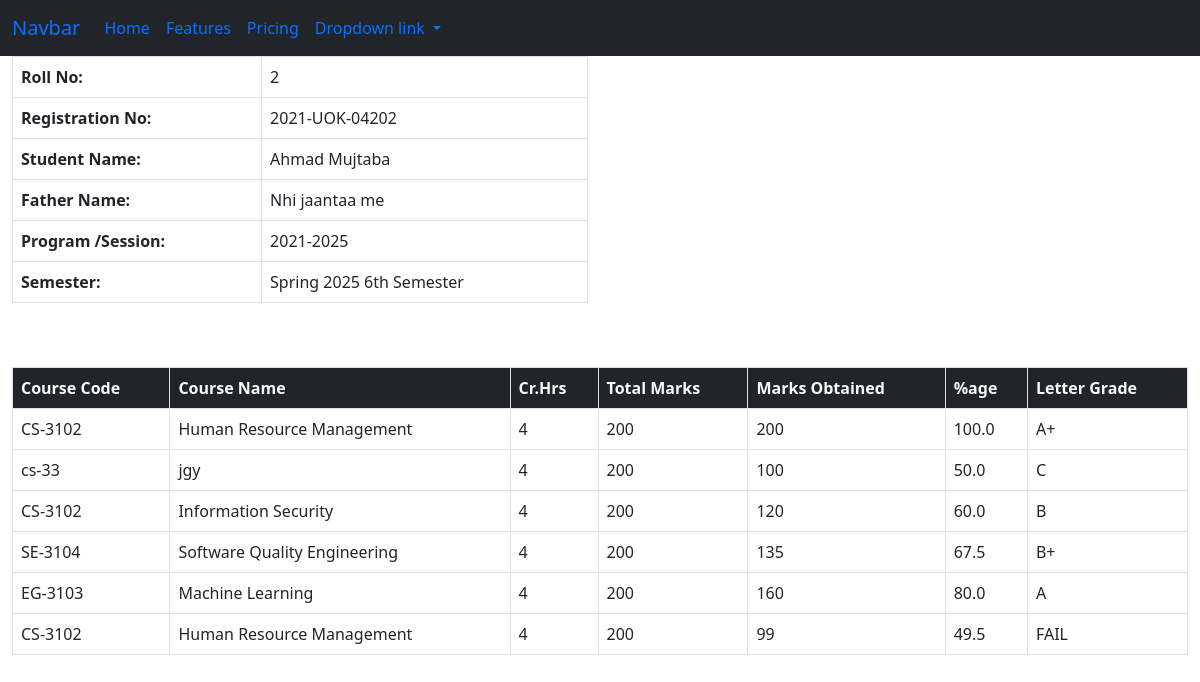
The page /school/viewresult/2 on the database its author committed.
### school/models.py (models this page shows, shortened)
class bookresult(models.Model):
    rollno = models.IntegerField(primary_key=True, default=0)
    regno = models.CharField(max_length=23, default='2021-UOK-04201')
    sname = models.CharField(max_length=39, default='')
    fname = models.CharField(max_length=50, default='')
    session = models.CharField(max_length=50, default='BS Software Engineering Fall (2021-2025)')
    semester = models.CharField(max_length=49, default='Spring 2023 4th Semester')
    courdecode = models.CharField(max_length=34, default='SE-3101')
    crhours = models.IntegerField(default=4)
    lettergrage = models.CharField(max_length=34, default='A')
    bname = models.CharField(max_length=199, default='Web Engineering')
    tmark = models.IntegerField(default=200)
    omark = models.IntegerField(default=145)
    percentage = models.FloatField(default=50.0)
    courdecode1 = models.CharField(max_length=34, default='SE-3106')
    crhours1 = models.IntegerField(default=4)
    lettergrage1 = models.CharField(max_length=34, default='A')
    bname1 = models.CharField(max_length=199, default='Professional Practices')
    tmark1 = models.IntegerField(default=200)
    omark1 = models.IntegerField(default=145)
    percentage1 = models.FloatField(default=50.0)
    courdecode2 = models.CharField(max_length=34, default='CS-3102')
    crhours2 = models.IntegerField(default=4)
    lettergrage2 = models.CharField(max_length=34, default='A')
    bname2 = models.CharField(max_length=199, default='Information Security')
    tmark2 = models.IntegerField(default=200)
    omark2 = models.IntegerField(default=145)
    percentage2 = models.FloatField(default=50.0)
    courdecode3 = models.CharField(max_length=34, default='SE-3104')
    crhours3 = models.IntegerField(default=4)
    lettergrage3 = models.CharField(max_length=34, default='A')
    bname3 = models.CharField(max_length=199, default='Software Quality Engineering')
    tmark3 = models.IntegerField(default=200)
    omark3 = models.IntegerField(default=145)
    percentage3 = models.FloatField(default=50.0)
    courdecode4 = models.CharField(max_length=34, default='EG-3103')
    crhours4 = models.IntegerField(default=4)
    lettergrage4 = models.CharField(max_length=34, default='A')
    bname4 = models.CharField(max_length=199, default='Machine Learning')
    tmark4 = models.IntegerField(default=200)
    omark4 = models.IntegerField(default=145)
    percentage4 = models.FloatField(default=50.0)
    courdecode5 = models.CharField(max_length=34, default='CS-3102')
    crhours5 = models.IntegerField(default=4)
    lettergrage5 = models.CharField(max_length=34, default='A')
    bname5 = models.CharField(max_length=199, default='Human Resource Management')
    tmark5 = models.IntegerField(default=200)
    omark5 = models.IntegerField(default=145)
    percentage5 = models.FloatField(default=50.0)
    gpa = models.FloatField(default=3.00)
    remarks = models.CharField(max_length=34, default='Promoted')

### school/views.py (the view)
# urls.py: path('viewresult/<int:rollno>', views.viewresult, name='changeresult'),
def viewresult(request, rollno):
    produ = bookresult.objects.filter(rollno=rollno)
    sdata = {'bookresult':produ[0]}
    return render(request, 'viewresult.html', sdata)

### school/templates/viewresult.html (shortened to what this page needs)
{%extends 'teacherportal.html' %}
{% block body %}
  <div class='container-fluid'>
  <div class='row'>
  <div class='col-6'>
    <table class="table table-bordered table-responsive">
          <tbody>
            <th>Roll No:</th>
            <td>{{bookresult.rollno}}</td>
          </tbody>
          <tbody>
            <th>Registration No:</th>
            <td>{{bookresult.regno}}</td>
          </tbody>
          <tbody>
            <th>Student Name:</th>
            <td>{{bookresult.sname}}</td>
          </tbody>
          <tbody>
            <th>Father Name:</th>
            <td>{{bookresult.fname}}</td>
          </tbody>
          <tbody>
            <th>Program /Session:</th>
            <td>{{bookresult.session}}</td>
          </tbody>
          <tbody>
            <th>Semester:</th>
            <td>{{bookresult.semester}}</td>
          </tbody>
        </table>
      </div>
      </div>
<table class="table table-bordered mt-5 table-responsive">
          <thead class="bg-dark text-light">
            <tr>
              <th scope="col">Course Code</th>
              <th scope="col">Course Name</th>
              <th scope="col">Cr.Hrs</th>
              <th scope="col">Total Marks</th>
              <th scope="col">Marks Obtained</th>
              <th scope="col">%age</th>
              <th scope="col">Letter Grade</th>
            </tr>
          </thead>
          <tbody>
            <tr>
                <td>{{bookresult.courdecode}}</td>
                <td>{{bookresult.bname}}</td>
                <td>{{bookresult.crhours}}</td>
                <td>{{bookresult.tmark}}</td>
                <td>{{bookresult.omark}}</td>
                <td>{{bookresult.percentage}}</td>
                <td>{{bookresult.lettergrage}}</td>
            </tr>
            <tr>
                <td>{{bookresult.courdecode1}}</td>
                <td>{{bookresult.bname1}}</td>
                <td>{{bookresult.crhours1}}</td>
                <td>{{bookresult.tmark1}}</td>
                <td>{{bookresult.omark1}}</td>
                <td>{{bookresult.percentage1}}</td>
                <td>{{bookresult.lettergrage1}}</td>
            </tr>
            <tr>
                <td>{{bookresult.courdecode2}}</td>
                <td>{{bookresult.bname2}}</td>
                <td>{{bookresult.crhours2}}</td>
                <td>{{bookresult.tmark2}}</td>
                <td>{{bookresult.omark2}}</td>
                <td>{{bookresult.percentage2}}</td>
                <td>{{bookresult.lettergrage2}}</td>
            </tr>
            <tr>
                <td>{{bookresult.courdecode3}}</td>
                <td>{{bookresult.bname3}}</td>
                <td>{{bookresult.crhours3}}</td>
                <td>{{bookresult.tmark3}}</td>
                <td>{{bookresult.omark3}}</td>
                <td>{{bookresult.percentage3}}</td>
                <td>{{bookresult.lettergrage3}}</td>
            </tr>
            <tr>
                <td>{{bookresult.courdecode4}}</td>
                <td>{{bookresult.bname4}}</td>
                <td>{{bookresult.crhours4}}</td>
                <td>{{bookresult.tmark4}}</td>
                <td>{{bookresult.omark4}}</td>
                <td>{{bookresult.percentage4}}</td>
                <td>{{bookresult.lettergrage4}}</td>
            </tr>
            <tr>
                <td>{{bookresult.courdecode5}}</td>
                <td>{{bookresult.bname5}}</td>
                <td>{{bookresult.crhours5}}</td>
                <td>{{bookresult.tmark5}}</td>
                <td>{{bookresult.omark5}}</td>
                <td>{{bookresult.percentage5}}</td>
                <td>{{bookresult.lettergrage5}}</td>
            </tr>
            </tbody>
          </table>
          </div>
{% endblock %}

### rows shown on the page
bookresult: rollno "2", regno "2021-UOK-04202", sname "Ahmad Mujtaba", fname "Nhi jaantaa me", session "2021-2025", semester "Spring 2025 6th Semester", courdecode "CS-3102", bname "Human Resource Management", crhours "4", tmark "200", omark "200", percentage "100.0", lettergrage "A+", courdecode1 "cs-33", bname1 "jgy", crhours1 "4", tmark1 "200", omark1 "100", percentage1 "50.0", lettergrage1 "C", courdecode2 "CS-3102", bname2 "Information Security", crhours2 "4", tmark2 "200", omark2 "120", percentage2 "60.0", lettergrage2 "B", courdecode3 "SE-3104", bname3 "Software Quality Engineering", crhours3 "4", tmark3 "200", omark3 "135", percentage3 "67.5", lettergrage3 "B+", courdecode4 "EG-3103", bname4 "Machine Learning", crhours4 "4", tmark4 "200", omark4 "160", percentage4 "80.0", lettergrage4 "A", courdecode5 "CS-3102", bname5 "Human Resource Management", crhours5 "4", tmark5 "200", omark5 "99", percentage5 "49.5", lettergrage5 "FAIL"
